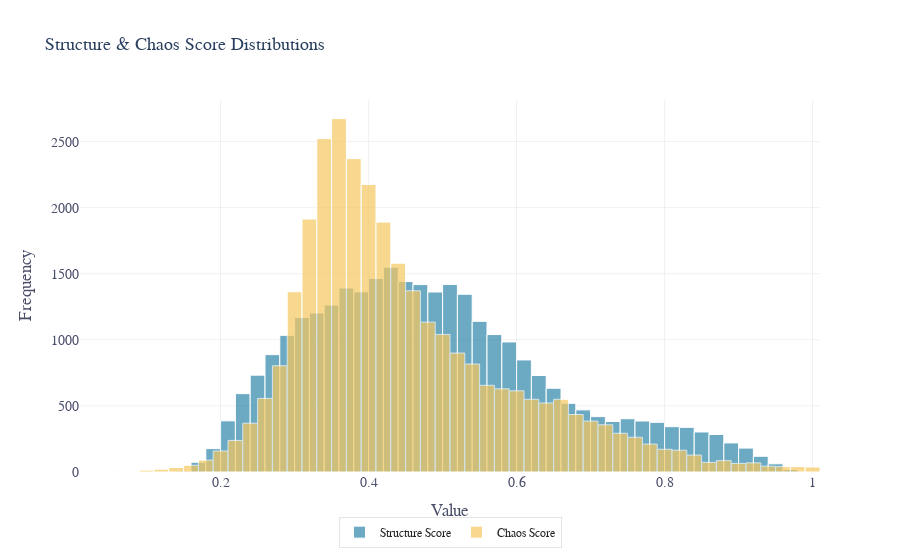

Write notebook code for a chart like this one.
### Markdown cell above
### 5.1 Score Distributions

### Code cell
# Plot score distributions
plot_distribution(
    scores_df,
    columns=['structure_score', 'chaos_score'],
    bins=50,
    wrap=2,
    show_kde=True,
    show_median=True,
    style={"title": "Structure & Chaos Score Distributions"},
)

### Figure 1 — Plotly figure (JSON) as saved in the notebook; plotly's stock layout.template omitted (floating-point values rounded to 4 significant figures; data arrays with more than 128 entries replaced by an {"elided": "..."} marker saying what was removed)
{"data": [{"marker": {"color": "#2E86AB", "line": {"color": "white", "width": 1}}, "name": "Structure Score", "nbinsx": 50, "opacity": 0.7, "showlegend": true, "type": "histogram", "visible": true, "x": {"elided": "30490 float values"}}, {"marker": {"color": "#F6C85F", "line": {"color": "white", "width": 1}}, "name": "Chaos Score", "nbinsx": 50, "opacity": 0.7, "showlegend": true, "type": "histogram", "visible": true, "x": {"elided": "30490 float values"}}], "layout": {"barmode": "overlay", "font": {"family": "Source Sans Pro", "size": 14}, "legend": {"bgcolor": "rgba(255,255,255,0.9)", "bordercolor": "rgba(0,0,0,0.1)", "borderwidth": 1, "font": {"color": "#222222", "size": 12}, "orientation": "h", "x": 0.5, "xanchor": "center", "y": -0.12, "yanchor": "top"}, "margin": {"b": 85}, "paper_bgcolor": "white", "plot_bgcolor": "white", "title": {"font": {"size": 18}, "text": "Structure & Chaos Score Distributions"}, "xaxis": {"color": "#4A4E69", "gridcolor": "rgba(0,0,0,0.06)", "showgrid": true, "tickcolor": "#4A4E69", "title": {"text": "Value"}}, "yaxis": {"color": "#4A4E69", "gridcolor": "rgba(0,0,0,0.06)", "showgrid": true, "tickcolor": "#4A4E69", "title": {"text": "Frequency"}}}}
